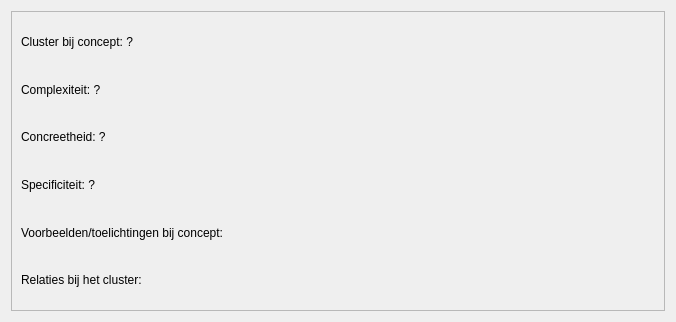
<?xml version="1.0" encoding="UTF-8"?>
<ui version="4.0">
 <class>QtConceptMapRatedConceptDialog</class>
 <widget class="QDialog" name="QtConceptMapRatedConceptDialog">
  <property name="geometry">
   <rect>
    <x>0</x>
    <y>0</y>
    <width>676</width>
    <height>322</height>
   </rect>
  </property>
  <property name="sizePolicy">
   <sizepolicy hsizetype="Preferred" vsizetype="Preferred">
    <horstretch>0</horstretch>
    <verstretch>0</verstretch>
   </sizepolicy>
  </property>
  <property name="windowTitle">
   <string>Dialog</string>
  </property>
  <layout class="QVBoxLayout" name="verticalLayout_2">
   <item>
    <widget class="QFrame" name="frame">
     <property name="frameShape">
      <enum>QFrame::StyledPanel</enum>
     </property>
     <property name="frameShadow">
      <enum>QFrame::Raised</enum>
     </property>
     <layout class="QVBoxLayout" name="verticalLayout">
      <item>
       <widget class="QLabel" name="label_name">
        <property name="text">
         <string>Cluster bij concept: ?</string>
        </property>
        <property name="wordWrap">
         <bool>true</bool>
        </property>
       </widget>
      </item>
      <item>
       <widget class="QLabel" name="label_complexity">
        <property name="text">
         <string>Complexiteit: ?</string>
        </property>
       </widget>
      </item>
      <item>
       <widget class="QLabel" name="label_concreteness">
        <property name="text">
         <string>Concreetheid: ?</string>
        </property>
       </widget>
      </item>
      <item>
       <widget class="QLabel" name="label_specificity">
        <property name="text">
         <string>Specificiteit: ?</string>
        </property>
       </widget>
      </item>
      <item>
       <widget class="QLabel" name="label_concept_examples">
        <property name="text">
         <string>Voorbeelden/toelichtingen bij concept:</string>
        </property>
       </widget>
      </item>
      <item>
       <widget class="QLabel" name="label_cluster_relations">
        <property name="text">
         <string>Relaties bij het cluster:</string>
        </property>
       </widget>
      </item>
     </layout>
    </widget>
   </item>
  </layout>
 </widget>
 <resources/>
 <connections/>
</ui>
